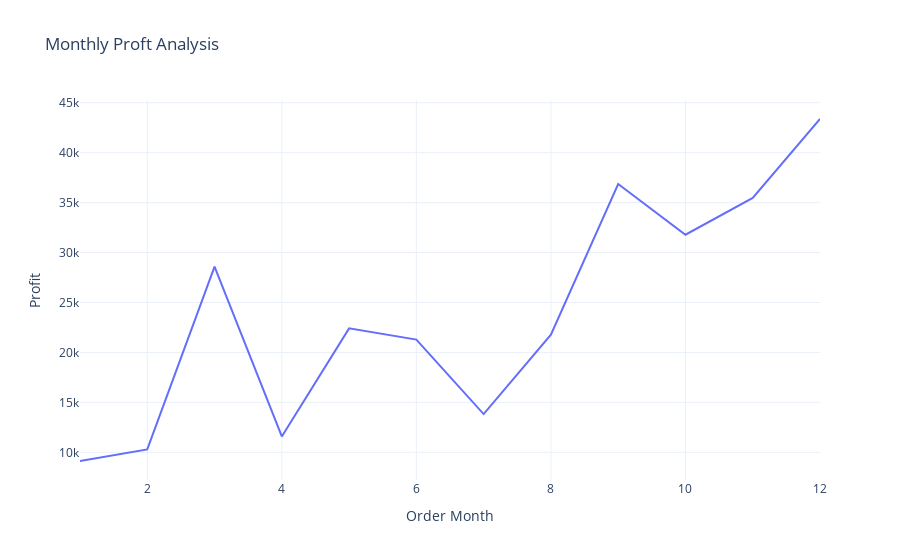

Write notebook code for a chart like this one.
### Markdown cell above
## Let's have a look at the monthly profits:

### Code cell
profit_by_month= data.groupby('Order Month')['Profit'].sum().reset_index()
fig= px.line(profit_by_month,
            x= 'Order Month',
            y= 'Profit',
            title='Monthly Proft Analysis')
fig.show()

### Figure 1 — Plotly figure (JSON) as saved in the notebook; plotly's stock layout.template omitted (floating-point values rounded to 4 significant figures)
{"data": [{"hovertemplate": "Order Month=%{x}<br>Profit=%{y}<extra></extra>", "legendgroup": "", "line": {"color": "#636efa", "dash": "solid"}, "marker": {"symbol": "circle"}, "mode": "lines", "name": "", "orientation": "v", "showlegend": false, "type": "scatter", "x": [1, 2, 3, 4, 5, 6, 7, 8, 9, 10, 11, 12], "xaxis": "x", "y": [9134.0, 10290.0, 28590.0, 11590.0, 22410.0, 21290.0, 13830.0, 21780.0, 36860.0, 31780.0, 35470.0, 43370.0], "yaxis": "y"}], "layout": {"autosize": true, "legend": {"tracegroupgap": 0}, "title": {"text": "Monthly Proft Analysis"}, "xaxis": {"anchor": "y", "autorange": true, "domain": [0, 1], "range": [1, 12], "title": {"text": "Order Month"}, "type": "linear"}, "yaxis": {"anchor": "x", "autorange": true, "domain": [0, 1], "range": [7233.0, 45270.0], "title": {"text": "Profit"}, "type": "linear"}}}
